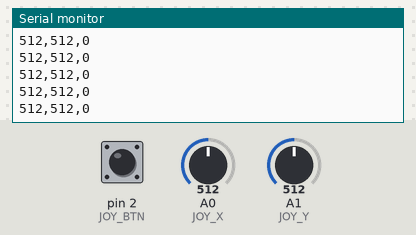
This sketch was run on a simulated Arduino Uno, built with avr-gcc and run on an emulated ATmega328P. On the bench: the last lines printed to the serial monitor. The test bench sets the inputs (shaded band); at power-on: A0 (JOY_X) = 512, A1 (JOY_Y) = 512, pin 2 (JOY_BTN) HIGH.

Above: at 1.7 s.
1.8 s: A0 (JOY_X) set to 716
At 1.91 s:
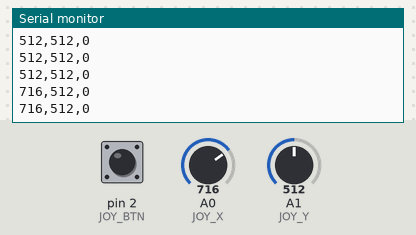
3.3 s: A1 (JOY_Y) set to 716
At 3.34 s:
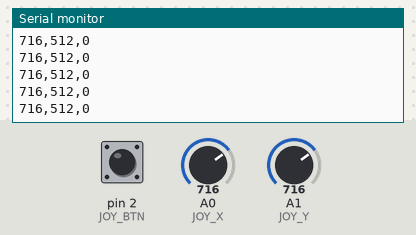
4.8 s: pin 2 (JOY_BTN) pulled LOW for 0.15 s
At 4.91 s:
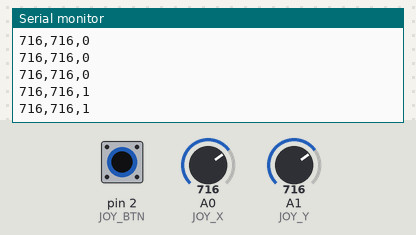
6.4 s: A0 (JOY_X) set to 900
At 6.41 s:
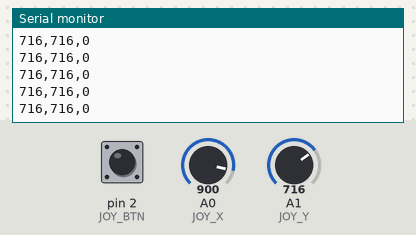
9.4 s: pin 2 (JOY_BTN) pulled LOW for 1 s
At 9.47 s:
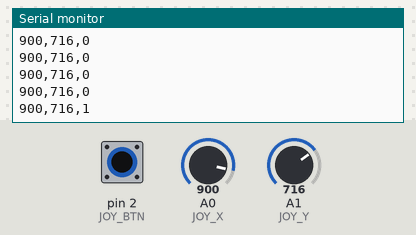
13.4 s: A1 (JOY_Y) set to 900
At 13.41 s:
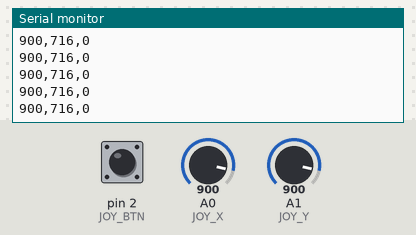
Timing chart, 0 to 16.4 s (numbered marks = the images above; inputs shaded):
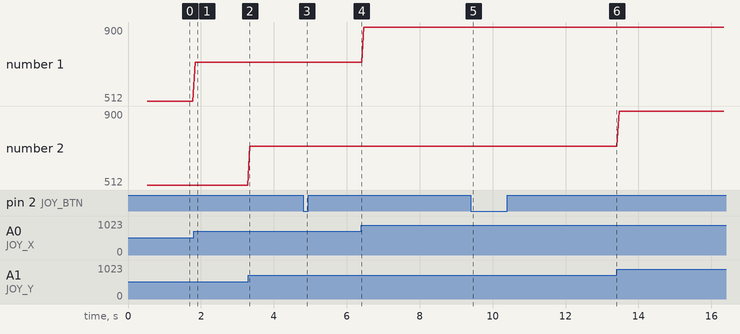

The sketch:

pacman_joystick_bluetooth_mac_simple.ino
```cpp
/*
 * Arduino Joystick Controller for Pacman Game with Bluetooth (HC-06)
 * Super simple Mac-optimized version
 *
 * This is a simplified version for Mac compatibility with minimal code
 * to improve reliability of Bluetooth connections.
 *
 * Connection:
 * - Joystick VRx to Arduino A0
 * - Joystick VRy to Arduino A1
 * - Joystick GND to Arduino GND
 * - Joystick +5V to Arduino 5V
 * - Optional: Joystick SW (button) to Arduino D2
 *
 * HC-06 Bluetooth Connection:
 * - HC-06 VCC to Arduino 5V
 * - HC-06 GND to Arduino GND
 * - HC-06 TXD to Arduino D10 (RX)
 * - HC-06 RXD to Arduino D11 (TX)
 */

#include <SoftwareSerial.h>

// Define pins
#define JOY_X A0    // Analog pin for X axis
#define JOY_Y A1    // Analog pin for Y axis
#define JOY_BTN 2   // Digital pin for joystick button (optional)

// Define Bluetooth module pins
#define BT_RX 10    // Arduino pin connected to HC-06 TX
#define BT_TX 11    // Arduino pin connected to HC-06 RX

// Initialize the Bluetooth serial connection
SoftwareSerial btSerial(BT_RX, BT_TX);

// Variables for joystick readings
int joystickX = 0;
int joystickY = 0;
bool buttonPressed = false;

void setup() {
  // Initialize regular serial for debug output
  Serial.begin(9600);

  // Initialize Bluetooth serial
  btSerial.begin(9600);

  // Initialize button pin as input with pull-up resistor
  pinMode(JOY_BTN, INPUT_PULLUP);

  // Short delay to let everything initialize
  delay(500);

  Serial.println("Bluetooth joystick ready!");
  btSerial.println("MacBT,Ready,1");
}

void loop() {
  // Read joystick values directly (no smoothing for simplicity)
  joystickX = analogRead(JOY_X);
  joystickY = analogRead(JOY_Y);

  // Read button state (LOW when pressed due to pull-up resistor)
  buttonPressed = (digitalRead(JOY_BTN) == LOW);

  // Send joystick values via Bluetooth with simple protocol
  btSerial.print(joystickX);
  btSerial.print(",");
  btSerial.print(joystickY);
  btSerial.print(",");
  btSerial.println(buttonPressed ? 1 : 0);

  // Also send via regular serial for debugging
  Serial.print(joystickX);
  Serial.print(",");
  Serial.print(joystickY);
  Serial.print(",");
  Serial.println(buttonPressed ? 1 : 0);

  // Small delay between readings
  delay(50);
} 
```

Measured:
- after the input at 1.8 s, the serial monitor: prints a new line at once (image 1)
- after the input at 4.8 s, the serial monitor: prints a new line at once (image 3)
- after the input at 9.4 s, the serial monitor: prints a new line after 0.07 s (image 5)
- plotted number 1: 512 → 716 after the input at 1.8 s, 716 → 900 after the input at 6.4 s
